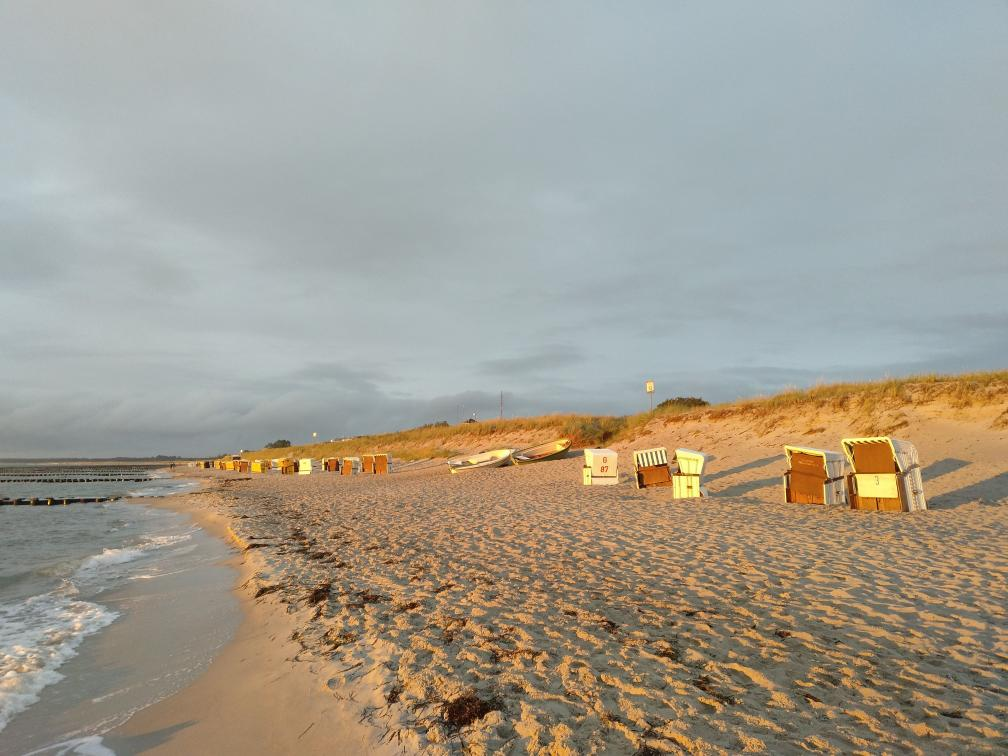
#> input picture lesson_2/data/sea.jpg, 1008 x 756 px
$ jupyter execute Homework.ipynb
#> lines starting #> are read from the running program, lines starting #| are printed output that depends on the picture
# HOMEWORK 2
For this homework you will have to complete and implement the colour balancing for:
* Gray world algorithm
* Scale-by-max algorithm

You are free to use your own images. Experiment with more images and think about the effect each of the algorithms has on the resulting (balanced) image.

### Colour Balancing
In this notebook we will show different type of colour balancing making use of von Kries' hypothesis.

[cell 1]
import cv2
import numpy as np
from matplotlib import pyplot as plt
plt.rcParams['figure.figsize'] = [15, 5]

[cell 2]
img = cv2.imread('data/sea.jpg')
#> img is the input picture: shape (756, 1008, 3); mean B, G, R 144.1, 156.8, 162.3
img = cv2.cvtColor(img, cv2.COLOR_BGR2RGB)
plt.imshow(img)

### White patch
In white patch algorithm we choose a group of pixels we know they should be white. We then scale the resulting image colour channels by this white patch.

[cell 3]
# Define white patch and the coefficients
row, col = 485, 864
white = img[row, col, :]
#> white = [252, 242, 127]
coeffs = 255.0/white
#> coeffs = [1.01, 1.05, 2.01]

# Apply white balancing and generate balanced image
balanced = np.zeros_like(img, dtype=np.float32)
for channel in range(3):
    balanced[..., channel] = img[..., channel] * coeffs[channel]
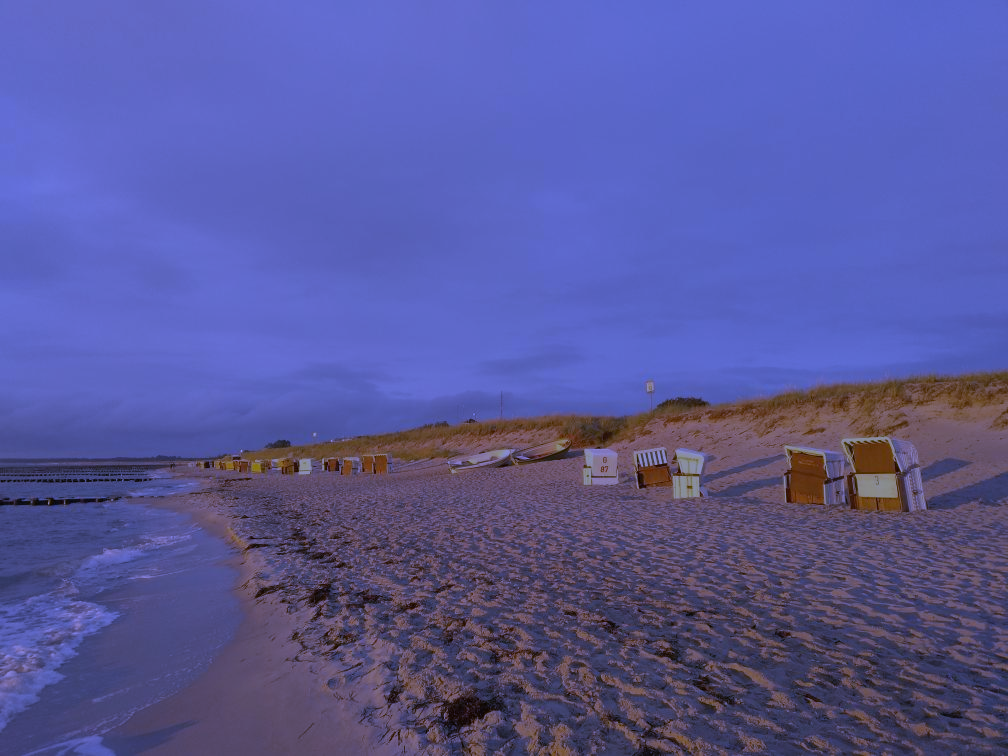
#> balanced: shape (756, 1008, 3) float32; mean R, G, B 164.2, 165.2, 289.2; drawn with min black and max white

# White patching does not guarantee that the dynamic range is preserved, images must be clipped.
balanced = balanced/255
balanced[balanced > 1] = 1
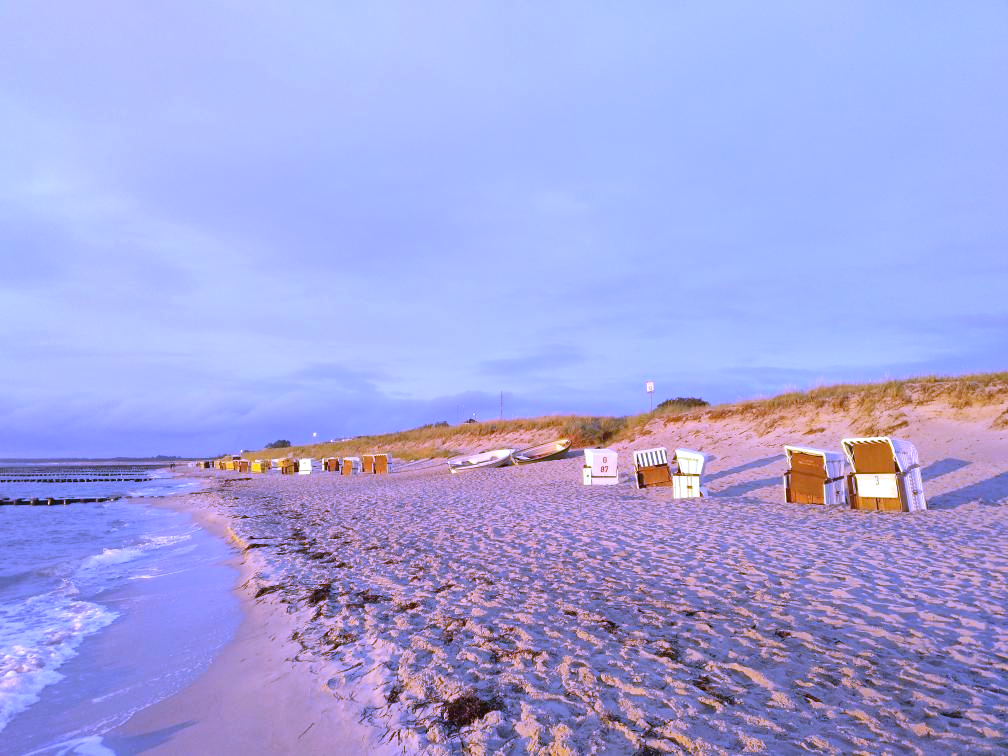
#> balanced: shape (756, 1008, 3) float32; mean R, G, B 0.644, 0.648, 0.879

plt.subplot(121), plt.imshow(img)
plt.subplot(122), plt.imshow(balanced)

### Gray world
This algorithm assumes that a scene, on average, is gray.

[cell 4]
# Load your image
img = cv2.imread('data/DSC_5689.JPG')
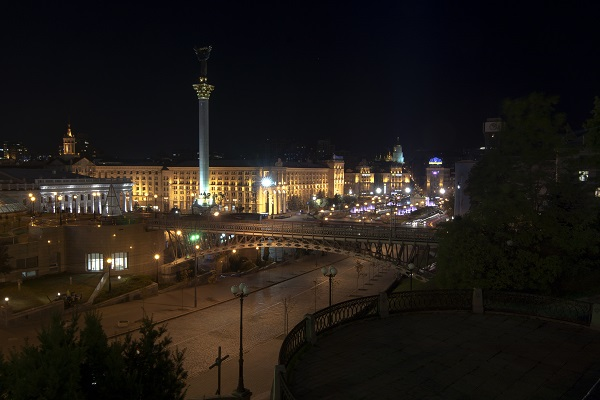
#> input picture lesson_2/data/DSC_5689.jpg, 600 x 400 px, found by its file name
#> img is the input picture: shape (400, 600, 3); mean B, G, R 23.2, 28.2, 33.7
img = cv2.cvtColor(img, cv2.COLOR_BGR2RGB)
red, green, blue = cv2.split(img)
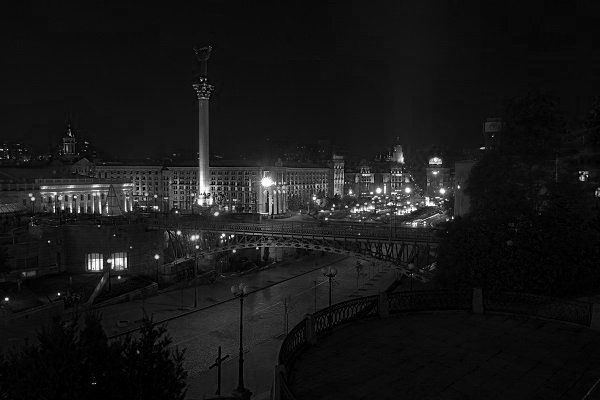
#> blue: shape (400, 600); min 0, max 255, mean 23.2

# Compute the mean values for all three colour channels (red, green, blue)
mean_r = np.mean(red)
#> mean_r = 33.71
mean_g = np.mean(green)
#> mean_g = 28.16
mean_b = np.mean(blue)
#> mean_b = 23.2
mean_max = np.max([mean_r, mean_g, mean_b])
#> mean_max = 33.71

# Compute the coefficients kr, kg, kb
# Note: there are 3 coefficients to compute but we only have 2 equations.
# Therefore, you have to make an assumption, fix the value of one of the
# coefficients and compute the remining two
# Hint: You can fix the coefficient of the brightest colour channel to 1.
kr = mean_max / mean_r
#> kr = 1
kg = mean_max / mean_g
#> kg = 1.2
kb = mean_max / mean_b
#> kb = 1.45

# Normalizing coefficients to avoid brightness change
# Assuming sum of coefficients should be 3 (amount of channels)
kn = 3 / (kr + kg + kb)
#> kn = 0.822
kr = kr * kn
#> kr = 0.822
kg = kg * kn
#> kg = 0.984
kb = kb * kn
#> kb = 1.19

# Apply color balancing and generate the balanced image
red = np.round(np.clip(red * kr, 0, 255)).astype(int)
green = np.round(np.clip(green * kg, 0, 255)).astype(int)
blue = np.round(np.clip(blue * kb, 0, 255)).astype(int)
balanced = cv2.merge([red, green, blue])
#> balanced: shape (400, 600, 3) int32

# Show the original and the balanced image side by side
plt.subplot(121), plt.imshow(img)
plt.subplot(122), plt.imshow(balanced)
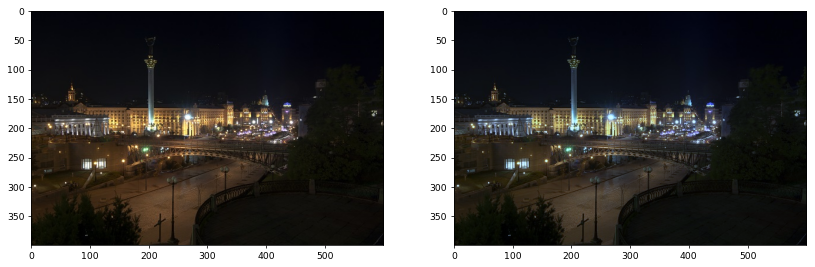
#> figure drawn by matplotlib, 2 panels

### Scale-by-max
This is a straightforward algorithm that scales each colour channel by its maximum value. Note that it is sensitive to noise and saturations.

[cell 5]
# Load your image
img = cv2.imread('data/DSC_4146.JPG')
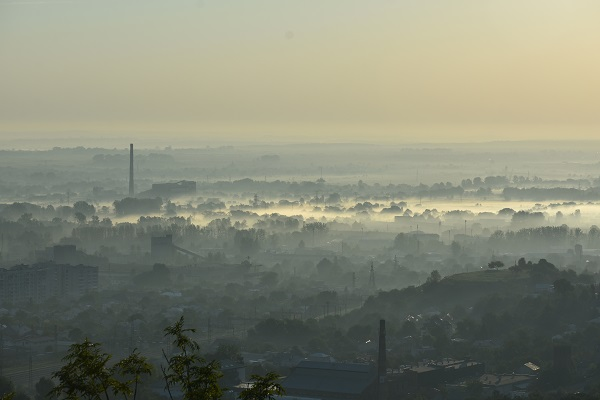
#> input picture lesson_2/data/DSC_4146.JPG, 600 x 400 px
#> img is the input picture: shape (400, 600, 3); mean B, G, R 117.8, 134.5, 131.5
img = cv2.cvtColor(img, cv2.COLOR_BGR2RGB)
red, green, blue = cv2.split(img)
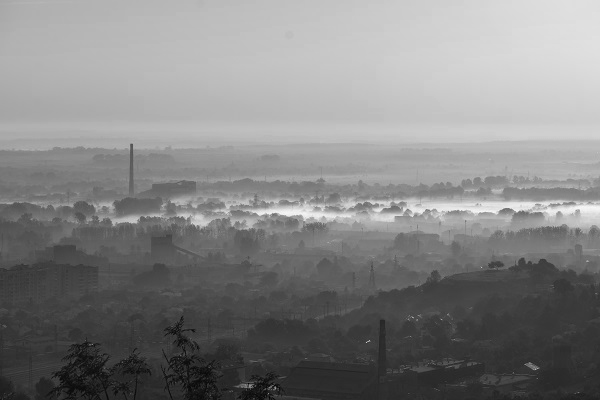
#> red: shape (400, 600); min 2, max 249, mean 131.5
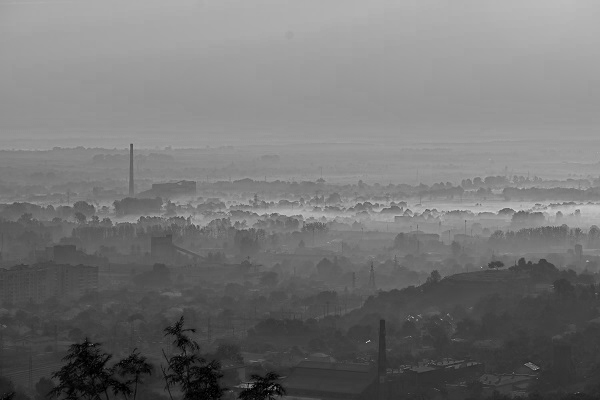
#> blue: shape (400, 600); min 0, max 213, mean 117.8

# Compute the maximum values for all three colour channels (red, green, blue)
max_r = np.max(red)
#> max_r = 249
max_g = np.max(green)
#> max_g = 241
max_b = np.max(blue)
#> max_b = 213

# Apply scale-by-max balancing and generate the balanced image
kr = 255 / max_r
#> kr = 1.02
kg = 255 / max_g
#> kg = 1.06
kb = 255 / max_b
#> kb = 1.2
red = np.round(red * kr).astype(int)
green = np.round(green * kg).astype(int)
blue = np.round(blue * kb).astype(int)
balanced = cv2.merge([red, green, blue])
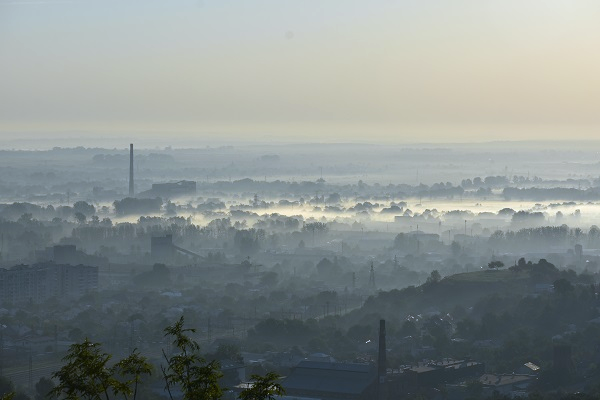
#> balanced: shape (400, 600, 3) int32; mean R, G, B 134.6, 142.3, 141

plt.subplot(121), plt.imshow(img)
plt.subplot(122), plt.imshow(balanced)
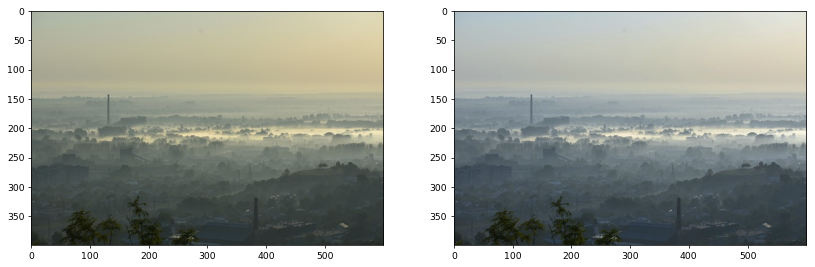
#> figure drawn by matplotlib, 2 panels
